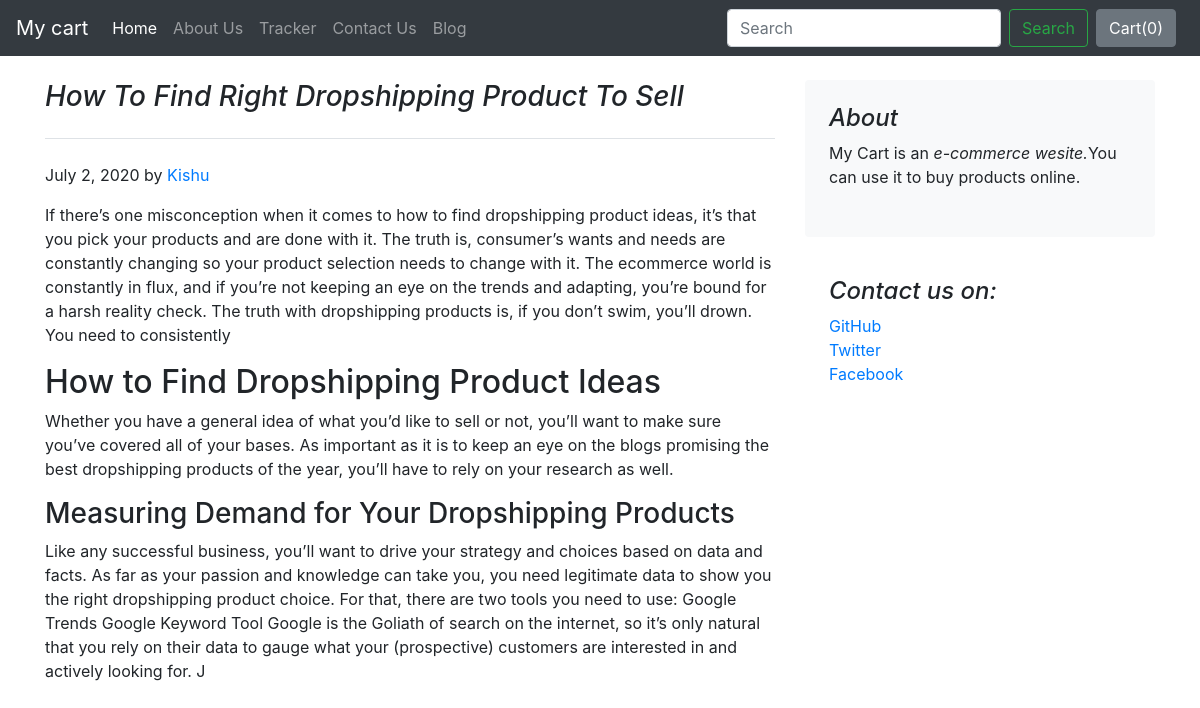
The page /blogs/blogpost/1 on the database its author committed.
### blogs/models.py (models this page shows)
class Blog(models.Model):
    post_id = models.AutoField(primary_key=True)
    title = models.CharField(max_length=70,default="")
    head0 = models.CharField(max_length=70,default="")
    chead0 = models.CharField(max_length=700,default="")
    head1 = models.CharField(max_length=70,default="")
    chead1 = models.CharField(max_length=700,default="")
    head2 = models.CharField(max_length=70,default="")
    chead2 = models.CharField(max_length=700,default="")
    pub_date = models.DateField()
    thumbnail = models.ImageField(upload_to='blogs/images',default="")
    def __str__(self):
        return self.title

### blogs/views.py (the view)
# urls.py: path('blogpost/<int:id>',views.blogpost,name='blogPost'),
def blogpost(request,id):
    post = Blog.objects.filter(post_id = id)[0]
    print(post)
    return render(request,'blogs/blogpost.html',{'post':post})

### blogs/templates/blogs/blogpost.html (shortened to what this page needs)
{% extends 'blogs/basic.html' %}
{% block body %}
<main role="main" class="container my-4">
  <div class="row">
    <div class="col-md-8 blog-main">
      <h3 class="pb-4 mb-4 font-italic border-bottom">
        {{post.title}}
      </h3>
      <div class="blog-post">
        <p class="blog-post-meta">{{post.pub_date}} by <a href="#">Kishu</a></p>
        <p>{{post.chead0}}</p>
        <h2>{{post.head1}}</h2>
        <p>{{post.chead1}}</p>
        <h3>{{post.head2}}</h3>
        <p>{{post.chead2}}</p>
      </div>
    </div>
    <aside class="col-md-4 blog-sidebar">
      <div class="p-4 mb-3 bg-light rounded">
        <h4 class="font-italic">About</h4>
        <p class="mb-0">My Cart is an <em>e-commerce wesite.</em>You can use it to buy products online.</p>
        <br>
      </div>
      <div class="p-4">
        <h4 class="font-italic">Contact us on:</h4>
        <ol class="list-unstyled">
          <li><a href="#">GitHub</a></li>
          <li><a href="#">Twitter</a></li>
          <li><a href="#">Facebook</a></li>
        </ol>
      </div>
    </aside>
  </div>
</main>
{% endblock %}

### rows shown on the page
Blog: title "How To Find Right Dropshipping Product To Sell", pub_date "July 2, 2020", chead0 "If there’s one misconception when it comes to how to find dropshipping product ideas, it’s that you pick your products and are done with it. The truth is, consumer’s wants and needs are constantly changing so your product selection needs to change with it. The ecommerce world is constantly in flux, and if you’re not keeping an eye on the trends and adapting, you’re bound for a harsh reality check. The truth with dropshipping products is, if you don’t swim, you’ll drown. You need to consistently", head1 "How to Find Dropshipping Product Ideas", chead1 "Whether you have a general idea of what you’d like to sell or not, you’ll want to make sure you’ve covered all of your bases. As important as it is to keep an eye on the blogs promising the best dropshipping products of the year, you’ll have to rely on your research as well.", head2 "Measuring Demand for Your Dropshipping Products", chead2 "Like any successful business, you’ll want to drive your strategy and choices based on data and facts. As far as your passion and knowledge can take you, you need legitimate data to show you the right dropshipping product choice. For that, there are two tools you need to use: Google Trends Google Keyword Tool Google is the Goliath of search on the internet, so it’s only natural that you rely on their data to gauge what your (prospective) customers are interested in and actively looking for. J"
